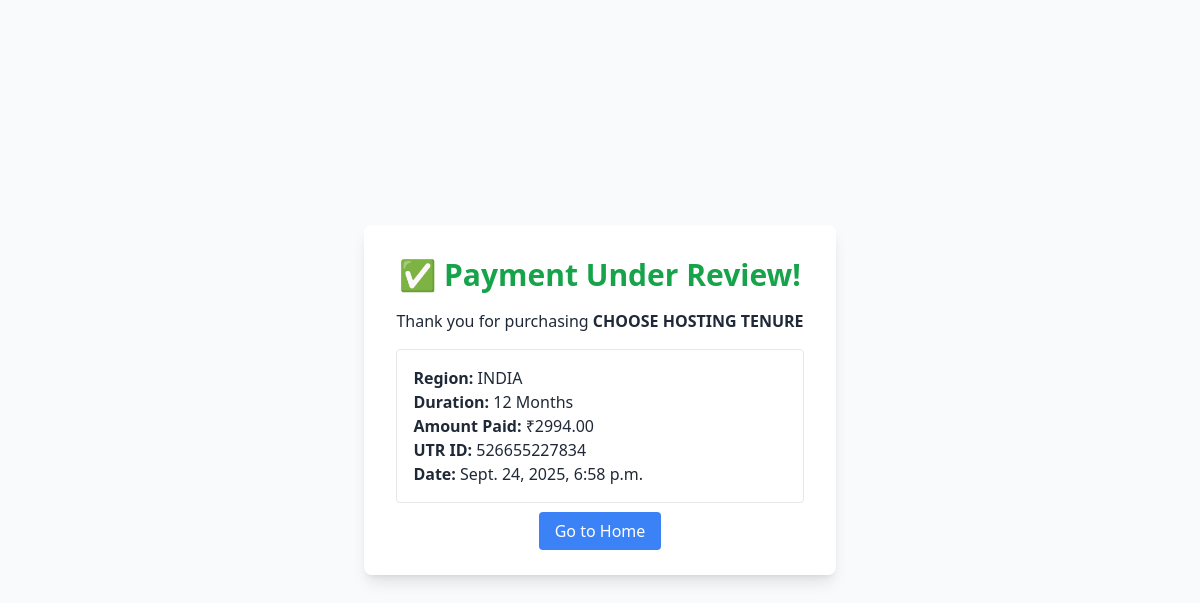
Screenshot of /thank-you/1/ with the database file from the repository.
### product/models.py (models this page shows, shortened)
class Purchase(models.Model):
    STATUS_CHOICES = (
        ("UNDER_REVIEW", "Under Review"),
        ("PAID", "Paid"),
        ("FAILED", "Payment Failed"),
        ("EXPIRED", "Expired"),  # 👈 Add karo
    )
    user = models.ForeignKey(User, on_delete=models.CASCADE, null=True, blank=True)
    product = models.ForeignKey("Product", on_delete=models.CASCADE)
    region = models.CharField(max_length=100)
    duration = models.CharField(max_length=50)
    final_price = models.DecimalField(max_digits=10, decimal_places=2)
    utr_id = models.CharField(
        max_length=12,
        unique=True,  # 👈 This is the line that was added.
        validators=[validate_utr],
        help_text="Enter a 12-digit numeric UTR ID"
    )
    expiry_date = models.DateField(null=True, blank=True)
    status = models.CharField(max_length=20, choices=STATUS_CHOICES, default="UNDER_REVIEW")
    activated_at = models.DateField(null=True, blank=True)
    expiry_date = models.DateField(null=True, blank=True)
    created_at = models.DateTimeField(auto_now_add=True)

class Product(models.Model):
    STATUS = (
        ('PUBLISH', 'PUBLISH'),
        ('DRAFT', 'DRAFT'),
    )
    featured_image = models.ImageField(upload_to="featuredimg", null=True)
    title = models.CharField(max_length=500)
    category = models.ForeignKey(Categories, on_delete=models.CASCADE, null=True)
    features = models.ManyToManyField(Feature, blank=True, related_name='plans')
    description = models.TextField()
    slug = models.SlugField(default='', max_length=500, null=True, blank=True)
    status = models.CharField(choices=STATUS, max_length=100, null=True)
    created_at = models.DateField(auto_now_add=True)

### app/views.py (the view)
# urls.py: path("thank-you/<int:purchase_id>/", views.thank_you, name="thank_you"),
def thank_you(request, purchase_id):
    purchase = get_object_or_404(Purchase, id=purchase_id)
    return render(request, "thank_you.html", {"purchase": purchase})

### app/templates/thank_you.html (shortened to what this page needs)
<!DOCTYPE html>
<html lang="en">
<head>
  <script src="https://cdn.tailwindcss.com"></script>
</head>
<body class="bg-gray-50 text-gray-800 flex items-center justify-center h-screen">
  <div class="bg-white shadow-lg rounded-lg p-8 max-w-lg text-center">
    <h1 class="text-3xl font-bold text-green-600 mb-4">✅ Payment Under Review!</h1>
    <p class="mb-4">Thank you for purchasing <b>{{ purchase.product.title }}</b></p>
    <div class="border p-4 rounded text-left mb-4">
      <p><b>Region:</b> {{ purchase.region }}</p>
      <p><b>Duration:</b> {{ purchase.duration }}</p>
      <p><b>Amount Paid:</b> ₹{{ purchase.final_price }}</p>
      <p><b>UTR ID:</b> {{ purchase.utr_id }}</p>
      <p><b>Date:</b> {{ purchase.created_at }}</p>
    </div>
    <a href="{% url 'dashboard' %}" class="bg-blue-500 hover:bg-blue-600 text-white px-4 py-2 rounded">Go to Home</a>
  </div>
</body>
</html>

### rows the page displays
Purchase: product "CHOOSE HOSTING TENURE", region "INDIA", duration "12 Months", final_price "2994.00", utr_id "526655227834", created_at "Sept. 24, 2025, 6:58 p.m."
